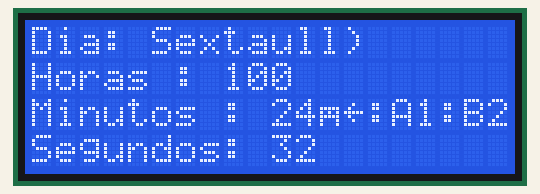
The program below on a simulated ESP32-S3. Parts: 20×4 character LCD. WiFi joins after 1.5 s; servers stay silent unless stated; uploads are accepted with an empty reply; the local clock reads 2024-03-15 10:24:30 at power-on unless the program sets it; what the program prints to the serial monitor is not drawn.

Above: at 3.1 s.
At 8.8 s:
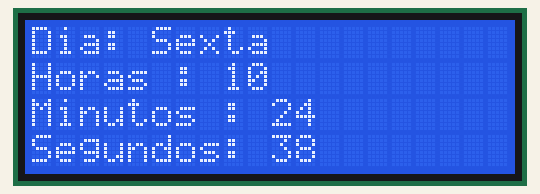
At 11.7 s:
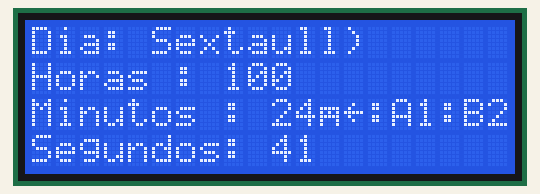
At 14.6 s:
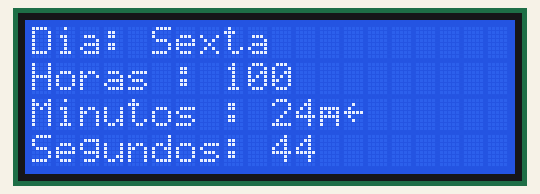
At 23.3 s:
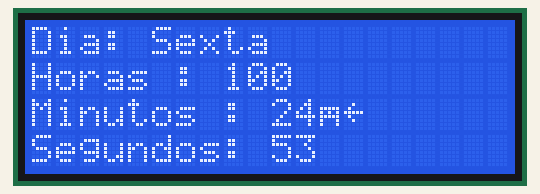
At 34.8 s:
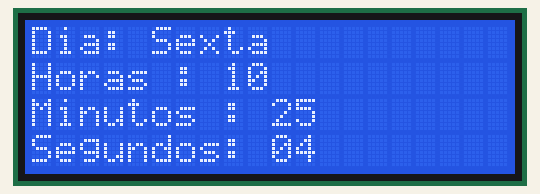

Measured:
- what the display in image 0 shows lasts 2.0 s, from 3.0 s to 5.0 s

The program:

main.cpp
```cpp
#include <Arduino.h>
#include <WiFi.h>
#include <HTTPClient.h>
#include <LiquidCrystal_I2C.h>
#include <time.h>
#include "esp_sntp.h"


LiquidCrystal_I2C lcd(0x27, 20, 4);

const char* nomeRedeWiFi = "SENAI EDUCACIONAL";
const char* senhaRedeWiFi = "info@134";
const String enderecoAPI = "https://wttr.in/Sao+Caetano+do+sul?m&lang=pt&format=";


String pedirParaApiClima(String);
void mostrarTela(int);

int contador = -1;

//* --------------------------Servidores NTP -------------------------
const char* NTP1 ="a.st1.ntp.br";
const char* NTP2 = "pool.ntp.org";
const char* FUSO = "<-03>3";
const char* DIAS[] = {"Domingo", "Segunda", "Terca", "Quarta", "Quinta", "Sexta", "Sabado"};

void setup() {
    Serial.begin(115200);
    WiFi.begin(nomeRedeWiFi,senhaRedeWiFi);

    lcd.init();
    lcd.backlight();

    Serial.print("\n\rIniciando conexao WiFi");
    lcd.setCursor(4,2);
    lcd.print("Conectando");
    while(WiFi.status() != WL_CONNECTED){
        lcd.setCursor(15,2);
        lcd.print(".");
        delay(1000);
    }
    contador++;

    Serial.print("\n\rConectado com sucesso!\n\r");
    Serial.printf("Endereco IP: %s\n\r", WiFi.localIP().toString());
    Serial.printf("Endereco MAC: %s\n\r", WiFi.macAddress().c_str());

    sntp_set_sync_interval(60*60*1000);  //* Intervalo de att da hora na internet padrao 1*60*60*100
    //*Configuracao de fuso e servidores NTP e inicia a sincronizacao
    configTzTime(FUSO, NTP1, NTP2);

    struct tm agora;
    Serial.print("\n\rSincronizando hora \n\r");
    //* o parametro e o endereco da estrutura tipo tm
    while(!getLocalTime(&agora)){
        Serial.print(".");
        delay(500);
    }
    Serial.print("\n\rHora sincronizada!");

}

void loop() {


    lcd.clear();

    mostrarTela(contador);

    delay(2000);

    contador++;

    if(contador > 2){
        contador = 0;
    }

}

String pedirParaApiClima(String codigo){
    HTTPClient http;
    http.begin(enderecoAPI + codigo);

    int codigoHTTP = http.GET(); //* Retorna o codigo HTTP ex.:200 -> OK ou 404 -> Not found

    String resposta;

    if(codigoHTTP == 200){
        resposta = http.getString();//* Retorna o conteudo HTML da pagina
    }
    else {
        Serial.printf("Deu erro. Codigo: %d\n\r",codigoHTTP );
    }
    http.end();
    return resposta;
}

void mostrarTela(int tela){
    struct tm agora;

    String clima = pedirParaApiClima("%C");
    int temperatura = pedirParaApiClima("%t").toInt();
    int umidade = pedirParaApiClima("%h").toInt();
    String vento = pedirParaApiClima("%w");

    switch (tela)
    {
    case 0:
        lcd.setCursor(0,0);
        lcd.printf("Wi-Fi : %s", WiFi.networkID());
        lcd.setCursor(0,1);
        lcd.printf("IP : %s", WiFi.localIP().toString());
        lcd.setCursor(0,2);
        lcd.printf("MAC : %s", WiFi.macAddress().c_str());
        lcd.setCursor(0,3);
        lcd.printf("SSID: %s",WiFi.SSID());

    case 1:
        lcd.setCursor(0,0);
        lcd.printf("Temp : %d", temperatura);
        lcd.setCursor(0,1);
        lcd.printf("Umidade : %d", umidade);
        lcd.setCursor(0,2);
        lcd.printf("Vento : %s", vento);
        lcd.setCursor(0,3);
        lcd.printf("%s", clima);
    case 2:
        if(getLocalTime(&agora)){
            lcd.setCursor(0,0);
            lcd.printf("Dia: %s", DIAS[agora.tm_wday]);
            lcd.setCursor(0,1);
            lcd.printf("Horas : %02d", agora.tm_hour);
            lcd.setCursor(0,2);
            lcd.printf("Minutos : %02d", agora.tm_min);
            lcd.setCursor(0,3);
            lcd.printf("Segundos: %02d", agora.tm_sec);
        }
    }
}
```
